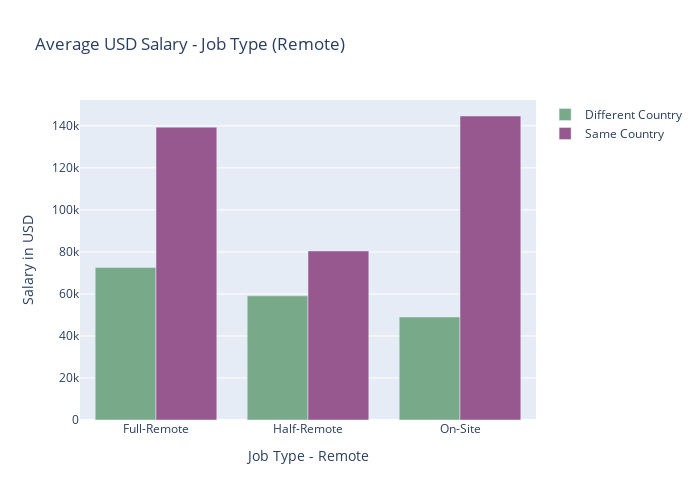

The notebook cell this image was saved under:
### Markdown cell above
Now we will find out whether there is a difference in the `average salary` for workers who have a different place of residence from where he works.

### Code cell
# different employee_residence with company_location
different = df_salary[df_salary['company_location'] != df_salary['employee_residence']]
different = different.groupby('remote_ratio')['salary_in_usd'].mean().reset_index()

# same employee_residence with company_location
same = df_salary[df_salary['company_location'] == df_salary['employee_residence']]
same = same.groupby('remote_ratio')['salary_in_usd'].mean().reset_index()

fig3 = go.Figure()
fig3.add_trace(go.Bar(
    x=different['remote_ratio'],
    y=different['salary_in_usd'],
    name='Different Country',
    marker_color='rgb(120, 169, 137)',
))
fig3.add_trace(go.Bar(
    x=same['remote_ratio'],
    y=same['salary_in_usd'],
    name='Same Country',
    marker_color='rgb(151, 88, 144)'
))

# Here we modify the tickangle of the xaxis, resulting in rotated labels.
fig3.update_layout(
    width=700, 
    height=500, 
    title='Average USD Salary - Job Type (Remote)',
    xaxis_title="Job Type - Remote",
    yaxis_title="Salary in USD"
    )
fig3.show()

### Figure 1 — Plotly figure (JSON) as saved in the notebook; plotly's stock layout.template omitted (floating-point values rounded to 4 significant figures)
{"data": [{"marker": {"color": "rgb(120, 169, 137)"}, "name": "Different Country", "type": "bar", "x": ["Full-Remote", "Half-Remote", "On-Site"], "y": [72620.0, 59080.0, 48980.0]}, {"marker": {"color": "rgb(151, 88, 144)"}, "name": "Same Country", "type": "bar", "x": ["Full-Remote", "Half-Remote", "On-Site"], "y": [139400.0, 80430.0, 144700.0]}], "layout": {"height": 500, "title": {"text": "Average USD Salary - Job Type (Remote)"}, "width": 700, "xaxis": {"title": {"text": "Job Type - Remote"}}, "yaxis": {"title": {"text": "Salary in USD"}}}}
